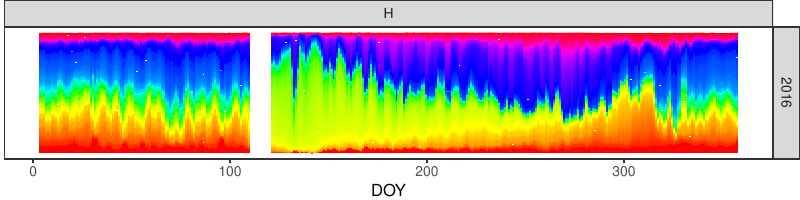

Recreate this plot in R.
#!/usr/bin/Rscript
library(tidyverse)
library(colorspace)

get_col_types <- function() {
  cols(
    Dataset = col_character(),
    Camera_ID = col_character(),
    Year = col_integer(),
    Day = col_integer(),
    Hour = col_integer(),
    Minute = col_integer(),
    Metric_Type = col_character(),
    Considered_Pixels = col_integer(),
    HSV_Bin = col_integer(),
    HSV_H = col_double(),
    HSV_SMean = col_double(),
    HSV_VMean = col_double(),
    HSV_SMode = col_double(),
    HSV_VMode = col_double(),
    Gcc_Bin = col_integer(),
    Gcc_Value = col_double(),
    Gcc_Mean_R = col_double(),
    Gcc_Mean_G = col_double(),
    Gcc_Mean_B = col_double()
  )
}

get_theme <- function(base_size = 14) {
  theme_bw(base_size = base_size) +
  theme(
    plot.margin = unit(c(0,0,0,0), "cm"),
    legend.spacing = unit(0, "mm"),
    panel.grid = element_blank(),
    legend.position = "none",
    legend.justification = "left",
    legend.box.spacing = unit(0, "pt"),
    legend.box.margin = margin(0,0,0,0),
    legend.title = element_blank(),
    axis.title.y = element_blank(),
    axis.text.y = element_blank(),
    axis.ticks.y = element_blank()
  )
}

get_weight <- function(day, hour, group) {
  baseHourlyWeight <- case_when (
    hour == 8 ~ 0.025,
    hour == 9 ~ 0.025,
    hour == 10 ~ 0.05,
    hour == 11 ~ 0.1,
    hour == 12 ~ 0.175,
    hour == 13 ~ 0.25,
    hour == 14 ~ 0.175,
    hour == 15 ~ 0.1,
    hour == 16 ~ 0.05,
    hour == 17 ~ 0.025,
    hour == 18 ~ 0.025
  )

  dayGroupDelta <- group - day
  weightCoefficient <- case_when(
    dayGroupDelta == 2 ~ 0.25,
    dayGroupDelta == 1 ~ 0.35,
    dayGroupDelta == 0 ~ 0.4
  )
  
  return (weightCoefficient * baseHourlyWeight)
}

data <- read_csv(
  '../../data/mtk.csv.gz',
  col_types = get_col_types()
) %>%
  filter(Camera_ID == 'btp_w') %>%
  filter(Year == 2016) %>%
  filter(Metric_Type == 'HSV') %>%
  select(-contains('Gcc'), -contains('Mean'), -contains('Mode')) %>%
  spread(HSV_Bin, HSV_H) %>%
  filter(Minute == 0) %>%
  group_by(Day) %>%
  filter(n() == 11) %>%
  ungroup()

base_structure <- expand.grid(Hour = 8:18, Day = 1:365) %>%
  as_tibble() %>%
  mutate(Year = 2016) %>%
  mutate(Minute = 0)

spread_data <- base_structure %>%
  left_join(data, by=c('Year', 'Day', 'Hour', 'Minute'))

imagesPerGroup = 33
imagesPerDay = 11
groupsCount = nrow(data)/imagesPerGroup

groupList <- c()
indexList <- c()
for (group in 1:357) {
  groupStart <- (group * imagesPerDay) - (imagesPerGroup-1)
  groupEnd <- (group * imagesPerDay)
  indexList <- c(indexList, groupStart:groupEnd)
  groupList <- c(groupList, rep(group, times = imagesPerGroup))
}

skeleton <- tibble(
  Index = indexList,
  Group = groupList
) %>%
  filter(Index >= 1)

plot.data <- spread_data %>%
  slice(skeleton %>% pull(Index)) %>%
  cbind(skeleton) %>%
  as_tibble %>%
  mutate(Weight = get_weight(Day, Hour, Group)) %>%
  gather(
    HSV_Bin,
    HSV_H,
    -Index,
    -Group, 
    -Weight,
    -Dataset, 
    -Camera_ID, 
    -Year, 
    -Day, 
    -Hour, 
    -Minute, 
    -Metric_Type, 
    -Considered_Pixels
  ) %>%
  mutate(HSV_Bin = as.integer(HSV_Bin)) %>%
  group_by(Group) %>% 
  filter(sum(Weight) / 360 > 0.99) %>%
  ungroup %>%
  mutate(HSV_H = Weight * HSV_H) %>%
  group_by(Year, Group, HSV_Bin) %>%
  summarize(
    HSV_H = as.integer(sum(HSV_H))
  ) %>%
  ungroup %>%
  mutate(Color.Code.H = hex(HSV(HSV_Bin, 1, 1))) %>%
  rename(Bin = HSV_Bin) %>%
  rename(Bin_Value = HSV_H) %>%
  gather(Style, Color, -Group, -Year, -Bin, -Bin_Value) %>%
  mutate(Style = gsub('Color.Code.', '', Style)) %>%
  mutate(Key = paste(Year, Group, Bin, Style, sep='_')) %>%
  mutate(Key = factor(Key, levels=Key)) %>%
  arrange(Style, Year, Group, Bin) %>%
  # Calculate the cumsums
  group_by(Style, Year, Group) %>%
  arrange(Bin) %>%
  filter(Bin_Value != 0) %>%
  mutate(
    Y.min = cumsum(Bin_Value) - Bin_Value,
    Y.max = cumsum(Bin_Value)
  ) %>%
  ungroup %>%
  arrange(Style, Year, Group, Bin)

palette <- plot.data %>% pull(Color)
names(palette) <- plot.data %>% pull(Key)

p <- plot.data %>%
  ggplot() +
    scale_fill_manual(values=palette) +
    geom_rect(
      aes(xmin=Group, xmax=Group+1, ymin=Y.min, ymax=Y.max, fill=Key)
    ) +
    get_theme(base_size = 12) +
    xlab('DOY') +
    facet_grid(Year ~ Style)

ggsave('./mtk-2016-multiday-3-day-window.pdf', plot=p, width=8, height=2)
